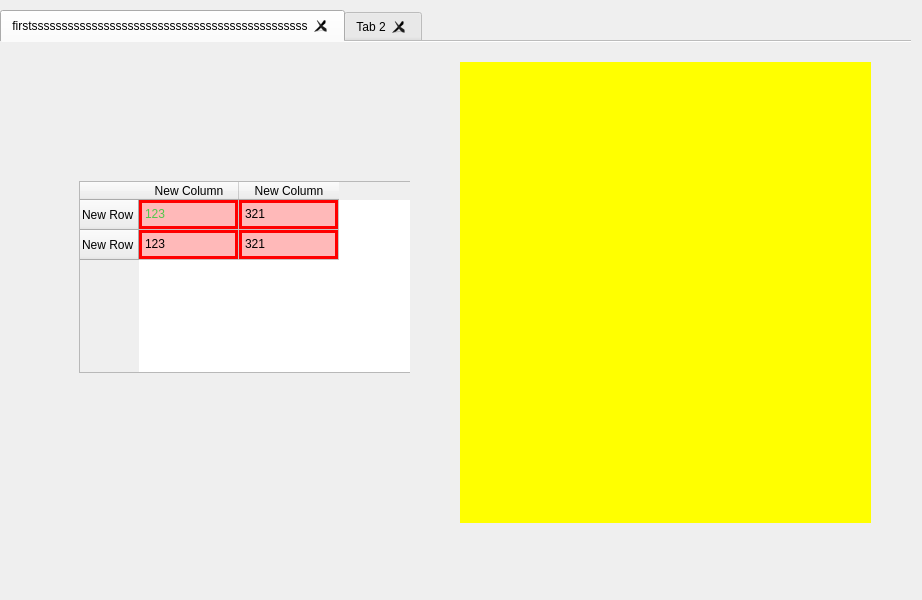
<?xml version="1.0" encoding="UTF-8"?>
<ui version="4.0">
 <class>MainWindow</class>
 <widget class="QMainWindow" name="MainWindow">
  <property name="geometry">
   <rect>
    <x>0</x>
    <y>0</y>
    <width>922</width>
    <height>600</height>
   </rect>
  </property>
  <property name="windowTitle">
   <string>MainWindow</string>
  </property>
  <widget class="QWidget" name="centralwidget">
   <widget class="QTabWidget" name="tabWidget">
    <property name="geometry">
     <rect>
      <x>0</x>
      <y>10</y>
      <width>911</width>
      <height>531</height>
     </rect>
    </property>
    <property name="baseSize">
     <size>
      <width>1920</width>
      <height>1080</height>
     </size>
    </property>
    <property name="toolTip">
     <string>123321</string>
    </property>
    <property name="styleSheet">
     <string notr="true"/>
    </property>
    <property name="tabPosition">
     <enum>QTabWidget::North</enum>
    </property>
    <property name="tabShape">
     <enum>QTabWidget::Rounded</enum>
    </property>
    <property name="currentIndex">
     <number>0</number>
    </property>
    <property name="elideMode">
     <enum>Qt::ElideLeft</enum>
    </property>
    <property name="usesScrollButtons">
     <bool>true</bool>
    </property>
    <property name="documentMode">
     <bool>true</bool>
    </property>
    <property name="tabsClosable">
     <bool>true</bool>
    </property>
    <property name="movable">
     <bool>true</bool>
    </property>
    <property name="tabBarAutoHide">
     <bool>true</bool>
    </property>
    <widget class="QWidget" name="tab">
     <attribute name="icon">
      <iconset>
       <normaloff>../Resource/icon/Icon_windowIcon.ico</normaloff>../Resource/icon/Icon_windowIcon.ico</iconset>
     </attribute>
     <attribute name="title">
      <string>firstssssssssssssssssssssssssssssssssssssssssssssss</string>
     </attribute>
     <attribute name="toolTip">
      <string>this is first tab</string>
     </attribute>
     <widget class="QWidget" name="widget" native="true">
      <property name="geometry">
       <rect>
        <x>9</x>
        <y>9</y>
        <width>401</width>
        <height>501</height>
       </rect>
      </property>
      <widget class="QTableWidget" name="tableWidget">
       <property name="geometry">
        <rect>
         <x>70</x>
         <y>130</y>
         <width>481</width>
         <height>192</height>
        </rect>
       </property>
       <property name="styleSheet">
        <string notr="true">QTableWidget::item{border:3px solid rgb(255, 0, 0);background-color:rgba(255,0,0, 70);foreground-color:rgb(0,0,0);font: 9pt &quot;Minion Pro&quot;;
}
</string>
       </property>
       <row>
        <property name="text">
         <string>New Row</string>
        </property>
       </row>
       <row>
        <property name="text">
         <string>New Row</string>
        </property>
       </row>
       <column>
        <property name="text">
         <string>New Column</string>
        </property>
       </column>
       <column>
        <property name="text">
         <string>New Column</string>
        </property>
       </column>
       <item row="0" column="0">
        <property name="text">
         <string>123</string>
        </property>
        <property name="foreground">
         <brush brushstyle="Dense4Pattern">
          <color alpha="255">
           <red>81</red>
           <green>199</green>
           <blue>75</blue>
          </color>
         </brush>
        </property>
       </item>
       <item row="0" column="1">
        <property name="text">
         <string>321</string>
        </property>
        <property name="foreground">
         <brush brushstyle="NoBrush">
          <color alpha="255">
           <red>255</red>
           <green>255</green>
           <blue>255</blue>
          </color>
         </brush>
        </property>
       </item>
       <item row="1" column="0">
        <property name="text">
         <string>123</string>
        </property>
       </item>
       <item row="1" column="1">
        <property name="text">
         <string>321</string>
        </property>
       </item>
      </widget>
     </widget>
     <widget class="QWidget" name="widget_2" native="true">
      <property name="geometry">
       <rect>
        <x>460</x>
        <y>20</y>
        <width>411</width>
        <height>461</height>
       </rect>
      </property>
      <property name="styleSheet">
       <string notr="true">background:yellow;
border-left-color: rgb(255, 170, 0);</string>
      </property>
     </widget>
    </widget>
    <widget class="QWidget" name="tab_2">
     <attribute name="title">
      <string>Tab 2</string>
     </attribute>
    </widget>
   </widget>
  </widget>
 </widget>
 <resources/>
 <connections/>
</ui>
